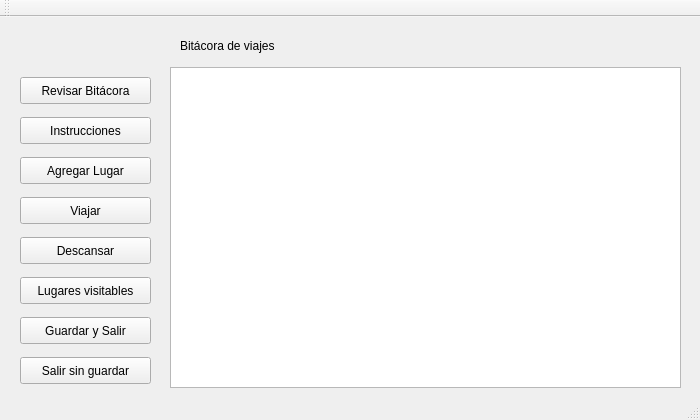
<?xml version="1.0" encoding="UTF-8"?>
<ui version="4.0">
 <class>MainWindow</class>
 <widget class="QMainWindow" name="MainWindow">
  <property name="geometry">
   <rect>
    <x>0</x>
    <y>0</y>
    <width>700</width>
    <height>420</height>
   </rect>
  </property>
  <property name="windowTitle">
   <string>MainWindow</string>
  </property>
  <widget class="QWidget" name="centralWidget">
   <widget class="QPushButton" name="pushButton">
    <property name="geometry">
     <rect>
      <x>20</x>
      <y>140</y>
      <width>131</width>
      <height>27</height>
     </rect>
    </property>
    <property name="text">
     <string>Agregar Lugar</string>
    </property>
   </widget>
   <widget class="QPushButton" name="pushButton_2">
    <property name="geometry">
     <rect>
      <x>20</x>
      <y>180</y>
      <width>131</width>
      <height>27</height>
     </rect>
    </property>
    <property name="text">
     <string>Viajar</string>
    </property>
   </widget>
   <widget class="QPushButton" name="rest">
    <property name="geometry">
     <rect>
      <x>20</x>
      <y>220</y>
      <width>131</width>
      <height>27</height>
     </rect>
    </property>
    <property name="text">
     <string>Descansar</string>
    </property>
   </widget>
   <widget class="QPushButton" name="pushButton_4">
    <property name="geometry">
     <rect>
      <x>20</x>
      <y>60</y>
      <width>131</width>
      <height>27</height>
     </rect>
    </property>
    <property name="text">
     <string>Revisar Bitácora</string>
    </property>
   </widget>
   <widget class="QPushButton" name="salir">
    <property name="geometry">
     <rect>
      <x>20</x>
      <y>340</y>
      <width>131</width>
      <height>27</height>
     </rect>
    </property>
    <property name="text">
     <string>Salir sin guardar</string>
    </property>
   </widget>
   <widget class="QTextEdit" name="bitacora">
    <property name="geometry">
     <rect>
      <x>170</x>
      <y>50</y>
      <width>511</width>
      <height>321</height>
     </rect>
    </property>
   </widget>
   <widget class="QLabel" name="label">
    <property name="geometry">
     <rect>
      <x>180</x>
      <y>20</y>
      <width>121</width>
      <height>17</height>
     </rect>
    </property>
    <property name="text">
     <string>Bitácora de viajes</string>
    </property>
   </widget>
   <widget class="QPushButton" name="pushButton_3">
    <property name="geometry">
     <rect>
      <x>20</x>
      <y>300</y>
      <width>131</width>
      <height>27</height>
     </rect>
    </property>
    <property name="text">
     <string>Guardar y Salir</string>
    </property>
   </widget>
   <widget class="QPushButton" name="pushButton_5">
    <property name="geometry">
     <rect>
      <x>20</x>
      <y>260</y>
      <width>131</width>
      <height>27</height>
     </rect>
    </property>
    <property name="text">
     <string>Lugares visitables</string>
    </property>
   </widget>
   <widget class="QPushButton" name="pushButton_6">
    <property name="geometry">
     <rect>
      <x>20</x>
      <y>100</y>
      <width>131</width>
      <height>27</height>
     </rect>
    </property>
    <property name="text">
     <string>Instrucciones</string>
    </property>
   </widget>
  </widget>
  <widget class="QToolBar" name="mainToolBar">
   <attribute name="toolBarArea">
    <enum>TopToolBarArea</enum>
   </attribute>
   <attribute name="toolBarBreak">
    <bool>false</bool>
   </attribute>
  </widget>
  <widget class="QStatusBar" name="statusBar"/>
 </widget>
 <layoutdefault spacing="6" margin="11"/>
 <resources/>
 <connections/>
</ui>
